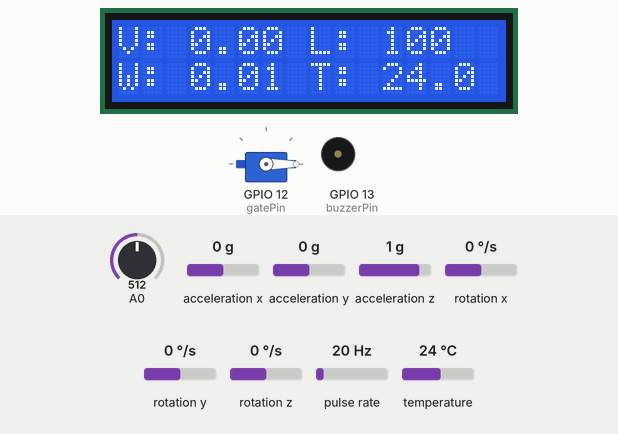
The sketch below on a simulated ESP8266 (NodeMCU). Parts: 16×2 character LCD, servo, buzzer (waves = sounding, pin HIGH). Wiring (inferred from the names in the program): pulse sensor: data GPIO 14. The test bench sets the inputs (shaded band); at power-on: acceleration x 0 g, pulse rate 20 Hz, A0 = 512, acceleration y 0 g, acceleration z 1 g, rotation x 0 °/s, rotation y 0 °/s, rotation z 0 °/s, temperature 24 °C. WiFi joins after 1.5 s; servers stay silent unless stated.

Above: at 9.4 s.
9.5 s: acceleration x set to -1.4 g
At 11.0 s:
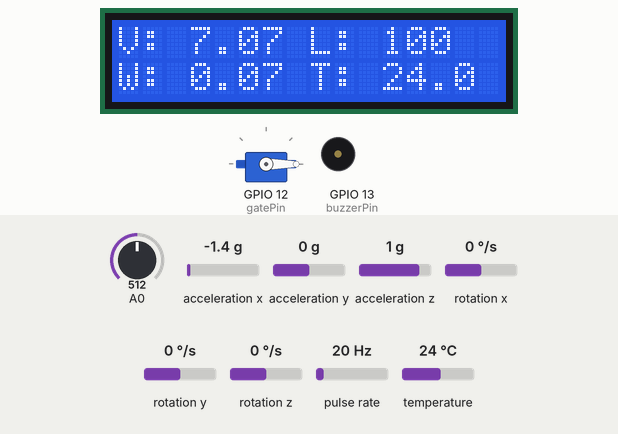
12.7 s: pulse rate (sensor on GPIO 14) set to 4 Hz
At 16.4 s:
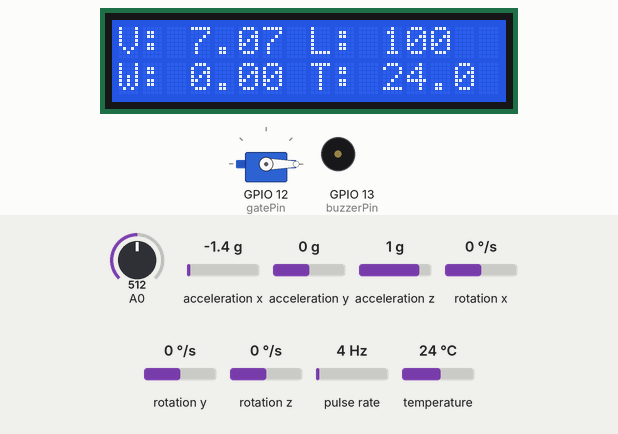
16.7 s: A0 set to 306
At 18.3 s:
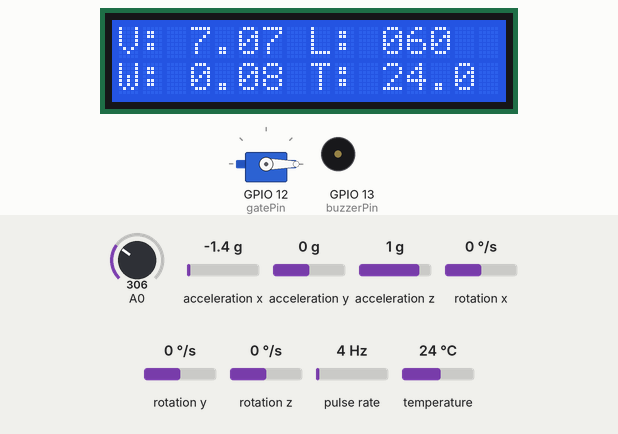
20.7 s: acceleration y set to -1.4 g
At 23.3 s:
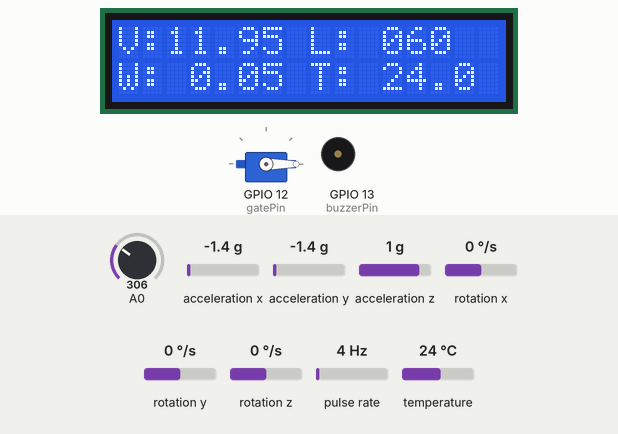
23.8 s: acceleration z set to -1.4 g
At 24.9 s:
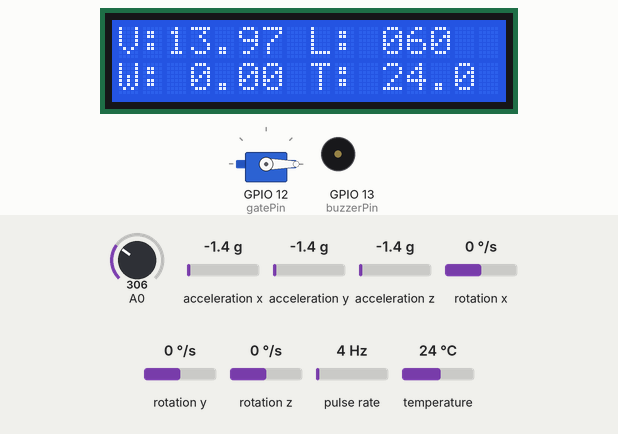
27.8 s: pulse rate (sensor on GPIO 14) set to 50 Hz
At 29.1 s:
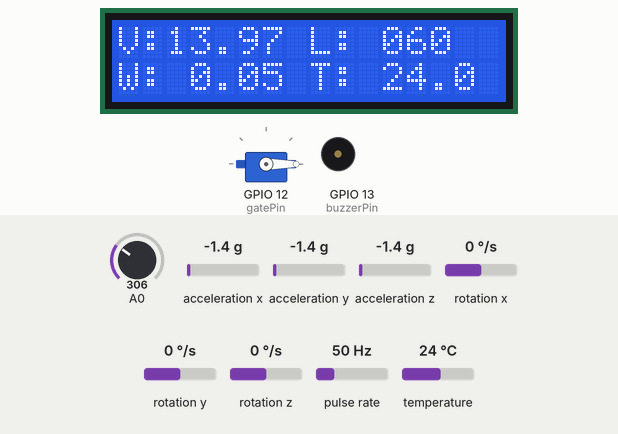
Timing chart, 0 to 30.8 s (numbered marks = the images above; inputs shaded):
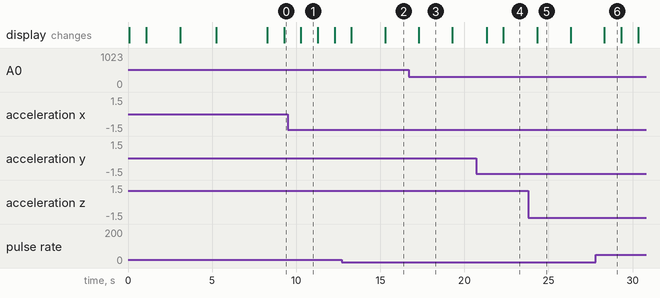

The sketch:

NMCU_AP_V1.2.ino
```cpp
/* CHANGE LOG
   1.0 PRE VER
   1.1
   -- CHANGED : VIBRATION CALCULATION REVISED TO TOTAL MAGNITUDE INSTEAD OF SINGLE AXIS
   1.2
   -- ADDED   : THING SPEAK IMPLEMENTATION
   -- ADDED   : LCD STATS
   -- ADDED   : COMMENT
   -- CHANGED : WIFI CLIENT MODE
   -- REMOVED : MODBUS SUPPORT
*/
#include <ThingSpeak.h>
#include <LiquidCrystal_I2C.h>
#include <Adafruit_MPU6050.h>
#include <Adafruit_Sensor.h>
#include <Wire.h>
#include <Servo.h>
#include <ESP8266WiFi.h>

bool printDebug = false;
long DebugLastPrintTime = 0;
long timeout;
enum ConditionStatus {
  NORMAL,
  DANGER,
};
ConditionStatus conditionStatus = NORMAL;

enum ScreenDisplay {
  INIT,
  POSTINIT,
  MPUFAIL,
  WIFIFAIL,
  SERVFAIL,
  CALIB,
};

// USER DEFINED CONST
const int MAX_WIND = 1, MAX_LEVEL = 50, MAX_VIBR = 1;
const int WIND_HYS = 0, LEVEL_HYS = 5, VIBR_HYS = 1;
//-------------------

long lastNormalFlag, lastDangerFlag;
long lastNormalTime, lastDangerTime;

//WIFI PARAM
//ubah sesuai kebutuhan
const char *ssid = "inspirasi_kita_bersama";
const char *pass = "ifmelectronic";

//THINGSPEAK PARAM
unsigned long chNumber = 1278883;
const char *apiKey = "9UHHAHLE6R1U07XA";
WiFiClient _wifiClient;
long lastPushTime;

//ACCELERO PARAM
float normVibration, normTemperature;
float accelGravityCompensator = 0;
Adafruit_MPU6050 mpu;

//WIND SPEED PARAM
float MMA_TACH_SUM, MMA_TACH_AVER;
const uint16_t PULSE_MINIMUM = 18;
const uint8_t PULSE_PER_REV = 18;
const float DISTANCE_PER_REV = 0.1257;
const byte RPM_MMA_SAMPLING_DATA_COUNT = 2;
volatile int TOTAL_PULSE = 0;
float normWindSpeed;
long timeold;
const uint8_t windPin = 14; //D5
volatile uint32_t lastMicros;

//WATER LEVEL PARAM
int normWaterLevel;
long lastAnalogReadTime = 0;

//SERVO PARAM
Servo gateControl;
const byte gatePin = 12; //D6

//LCD PARAM
LiquidCrystal_I2C lcd(0x27, 16, 2);
const int updateInterval = 1000;
long LCDlastUpdateTime;

//buzzer param
const byte buzzerPin = 13; //D7

//fungsi interupt untuk mencatat pulse anemometer
ICACHE_RAM_ATTR void rpmFun() {
  if (micros() - lastMicros > 500) {
    TOTAL_PULSE++;
    lastMicros = micros();
  }
}

void setup() {
  lcd.init();
  lcd.backlight();
  Serial.begin(115200);

  WiFi.begin(ssid, pass);
  /* proses koneksi ke wifi, timeout 10 detik
     jika gagal tampilkan pesan wifi gagal di lcd
  */
  timeout = millis();
  while (WiFi.status() != WL_CONNECTED) {
    delay(1000);
    initLCD(INIT);
    if (millis() - timeout >= 10000) {
      lcd.clear();
      while (1) initLCD(WIFIFAIL);
    }
  }
  //inisialisasi sensor vibrasi, jika gagal tampilkan pesan mpu fail di lcd
  while (!mpu.begin()) {
    initLCD(MPUFAIL);
    delay(1000);
  }

  //tampilkan pesan proses kalibrasi di lcd
  initLCD(CALIB);
  calibrateVibration();

  //koneksi ke thingspeak, timeot 10 dtk, jika gagal tampilkan pesan server fail di lcd
  timeout = millis();
  while (!ThingSpeak.begin(_wifiClient)) {
    if (millis() - timeout >= 10000) {
      lcd.clear();
      while (1) initLCD(SERVFAIL);
    }
  }

  //tampilkan variabel ukur di lcd
  initLCD(POSTINIT);

  pinMode(buzzerPin, OUTPUT);
  digitalWrite(buzzerPin, HIGH);

  mpu.setAccelerometerRange(MPU6050_RANGE_2_G);
  mpu.setFilterBandwidth(MPU6050_BAND_21_HZ);

  attachInterrupt(digitalPinToInterrupt(windPin), rpmFun, FALLING);
  gateControl.attach(gatePin);
}

void loop() {
  getSensorValue();
  // logic untuk menentukan status danger atau normal
  if (normWindSpeed > MAX_WIND + WIND_HYS  || normWaterLevel > MAX_LEVEL + LEVEL_HYS || normVibration > MAX_VIBR + VIBR_HYS) {
    conditionStatus = DANGER;
  }
  else if (normWindSpeed < MAX_WIND - WIND_HYS  || normWaterLevel < MAX_LEVEL - LEVEL_HYS || normVibration < MAX_VIBR - VIBR_HYS) {
    conditionStatus = NORMAL;
  }

  //setelah logic ditentukan, tutup palang dan bunyikan alarm jika danger
  switch (conditionStatus) {
    case NORMAL:
      lastNormalTime = millis();
      //buka palang dan matikan alarm pada saat keadaan sudah normal minimal 5 dtk
      if (lastNormalTime - lastDangerFlag >= 5000) {
        gateControl.write(90);
        digitalWrite(buzzerPin, HIGH);
      }
      lastNormalFlag = millis();
      break;
    case DANGER:
      lastDangerTime = millis();
      //tutup palang dan nyalakan alarm pada saat keadaan sudah normal minimal 5 dtk
      if (lastDangerTime - lastNormalFlag >= 5000) {
        gateControl.write(0);
        digitalWrite(buzzerPin, LOW);
      }
      lastDangerFlag = millis();
      break;
  }
  //push data ke thing speak, setiap 20 dtk
  if (millis() - lastPushTime >= 20000) {
    lastPushTime = millis();
    ThingSpeak.setField(1, normTemperature);
    ThingSpeak.setField(2, normVibration);
    ThingSpeak.setField(3, normWaterLevel);
    ThingSpeak.setField(4, normWindSpeed);

    //jika gagal push data, tampilkan tanda seru di lcd.
    //hapus tanda seru, jika push selanjutnya berhasil
    if (ThingSpeak.writeFields(chNumber, apiKey) != 200) {
      lcd.setCursor(15, 0);
      lcd.print("!");
    } else {
      lcd.setCursor(15, 0);
      lcd.print(" ");
    }
  }
  //untuk debug, print nilai sensor jika ada serial msg 'p'.
  if (Serial.available() > 0) {
    char a = Serial.read();
    if ( a == 'p' ) printDebug = true;
    else printDebug = false;
  }
  //update tampilan lcd setiap 1 dtk
  if ((millis() - LCDlastUpdateTime) >= updateInterval) {
    LCDlastUpdateTime = millis();
    char buf[6] = "";
    dtostrf(normVibration, 5, 2, buf);
    lcd.setCursor(2, 0); lcd.print(buf);
    sprintf(buf, "%03i", normWaterLevel);
    lcd.setCursor(11, 0); lcd.print(buf);
    dtostrf(normWindSpeed, 5, 2, buf);
    lcd.setCursor(2, 1); lcd.print(buf);
    dtostrf(normTemperature, 4, 1, buf);
    lcd.setCursor(11, 1); lcd.print(buf);
  }
  // debug print setiap 1 dtk jika true
  if (printDebug && millis() - DebugLastPrintTime >= 1000) {
    DebugLastPrintTime = millis();
    Serial.print(normVibration); Serial.print(" ");
    Serial.print(normTemperature); Serial.print(" ");
    Serial.print(normWindSpeed); Serial.print(" ");
    Serial.print(normWaterLevel); Serial.print(" ");
    Serial.print(conditionStatus); Serial.println();
  }
}

void getSensorValue() {
  // vibration
  sensors_event_t a, g, temp;
  mpu.getEvent(&a, &g, &temp);
  //perhitungan magnitudo akselerasi total di sumbu xyz
  normVibration = fabs(sqrt(a.acceleration.x * a.acceleration.x + a.acceleration.y * a.acceleration.y + a.acceleration.z * a.acceleration.z) - accelGravityCompensator);
  normTemperature = temp.temperature;

  //wind speed
  //apabila setiap 2 dtk tidak ada pulse yg diterima dari sensor angin
  //reset kecepatan angin ke 0
  if (millis() - timeold >= 2000) normWindSpeed = 0;
  //logic untuk menghitung kecepatan angin
  if (TOTAL_PULSE >= PULSE_MINIMUM) {
    double totalTime = (double)(millis() - timeold) / 1000;
    float revPerPulse = (float) TOTAL_PULSE / PULSE_PER_REV;
    //filter moving average, untuk menghaluskan hasil perhitungan kecepatan angin
    MMA_TACH_SUM -= MMA_TACH_AVER;
    MMA_TACH_SUM += (revPerPulse / totalTime);
    MMA_TACH_AVER = MMA_TACH_SUM / RPM_MMA_SAMPLING_DATA_COUNT;
    TOTAL_PULSE = 0;
    timeold = millis();
    normWindSpeed = MMA_TACH_AVER * DISTANCE_PER_REV;
  }
  //water level
  //lakukan pengukuran water level setiap 1 dtk
  if (millis() - lastAnalogReadTime >= 1000) {
    lastAnalogReadTime = millis();
    // mapping pembacaan analog dari 0-1024 ke 0 sampai 100 persen
    normWaterLevel = map(analogRead(A0), 0, 512, 0, 100);
    //normWaterLevel = analogRead(A0);
    if (normWaterLevel > 100) normWaterLevel = 100;
  }
}

void calibrateVibration() {
  //untuk kalibrasi
  float calibrationBuffer = 0;
  for (int i = 0; i < 50; i++) {
    sensors_event_t a, g, temp;
    mpu.getEvent(&a, &g, &temp);
    calibrationBuffer += sqrt(a.acceleration.x * a.acceleration.x + a.acceleration.y * a.acceleration.y + a.acceleration.z * a.acceleration.z);
  }
  accelGravityCompensator = calibrationBuffer / 50;
  delay(2000);
}

void initLCD(ScreenDisplay stat) {
  switch (stat) {
    case INIT:
      lcd.setCursor(0, 0);
      lcd.print("INITIALIZE");
      lcd.setCursor(0, 1);
      lcd.print("CONNECTING..");
      delay(2000);
      break;
    case WIFIFAIL:
      lcd.setCursor(0, 0);
      lcd.print("WIFI FAULT ");
      lcd.setCursor(0, 1);
      lcd.print("FAIL TO CONNECT");
      break;
    case MPUFAIL:
      lcd.setCursor(0, 0);
      lcd.print("MPU FAULT ");
      lcd.setCursor(0, 1);
      lcd.print("VIB SENSOR FAIL");
      break;
    case CALIB:
      lcd.setCursor(0, 0);
      lcd.print("INITIALIZE");
      lcd.setCursor(0, 1);
      lcd.print("CALIBRATING MPU");
      break;
    case SERVFAIL:
      lcd.setCursor(0, 0);
      lcd.print("SERVER FAULT");
      lcd.setCursor(0, 1);
      lcd.print("FAIL TO CONNECT");
      break;
    case POSTINIT:
      lcd.clear();
      lcd.setCursor(0, 0);
      lcd.print("IP ADDR :");
      lcd.setCursor(0, 1);
      lcd.print(WiFi.localIP());
      delay(3000);
      lcd.clear();
      lcd.setCursor(0, 0); lcd.print("V:"); //2-6
      lcd.setCursor(8, 0); lcd.print("L:"); //10-12
      lcd.setCursor(0, 1); lcd.print("W:"); //2-6
      lcd.setCursor(8, 1); lcd.print("T:"); //10-13
      break;
  }
}
```

Measured:
- after the input at 16.7 s, the display: changes after 0.59 s (image 3)
- after the input at 20.7 s, the display: first changes after 0.62 s (image 4 shows a later state)
- what the display in image 1 shows lasts 1.0 s, from 10.3 s to 11.3 s
- what the display in image 5 shows lasts 2.0 s, from 24.3 s to 26.3 s
